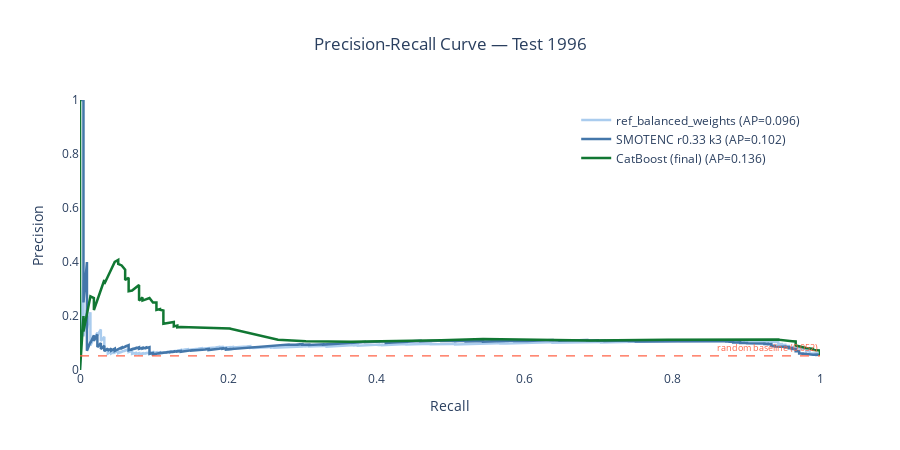

This figure's notebook cell:
### Code cell
# PR-Curve comparison of all 3 models
from sklearn.metrics import precision_recall_curve, average_precision_score

models_pr = {
    "ref_balanced_weights": (res_1996["y_true"],   res_1996["scores"]),
    "SMOTENC r0.33 k3":     (res96_smote["y_true"], res96_smote["scores"]),
    "CatBoost (final)":     (y_test_96,             p_test),
}

colors = {
    "ref_balanced_weights": "#AACCEE",
    "SMOTENC r0.33 k3":     "#4477AA",
    "CatBoost (final)":     "#117733",
}

fig = go.Figure()

for model_name, (y_true, y_score) in models_pr.items():
    prec, rec, _ = precision_recall_curve(y_true, y_score)
    ap = average_precision_score(y_true, y_score)
    fig.add_trace(go.Scatter(
        x=rec, y=prec, mode="lines",
        name=f"{model_name} (AP={ap:.3f})",
        line=dict(color=colors[model_name], width=2.5),
    ))

prevalence = float(y_test_96.mean())
fig.add_hline(
    y=prevalence, line_dash="dash", line_color="tomato", line_width=1.2,
    annotation_text=f"random baseline ({prevalence:.3f})",
    annotation_position="top right",
    annotation_font=dict(size=9, color="tomato"),
)

fig.update_layout(
    title_text="Precision-Recall Curve — Test 1996",
    title_x=0.5,
    xaxis_title="Recall", yaxis_title="Precision",
    plot_bgcolor="white", paper_bgcolor="white",
    legend=dict(x=0.98, y=0.98, xanchor="right"),
    height=450,
)
fig.update_xaxes(range=[0, 1])
fig.update_yaxes(range=[0, 1])
fig.show()

### Figure 1 — Plotly figure (JSON) as saved in the notebook; plotly's stock layout.template omitted (floating-point values rounded to 4 significant figures; data arrays with more than 128 entries replaced by an {"elided": "..."} marker saying what was removed)
{"data": [{"line": {"color": "#AACCEE", "width": 2.5}, "mode": "lines", "name": "ref_balanced_weights (AP=0.096)", "type": "scatter", "x": {"elided": "4084 float values"}, "y": {"elided": "4084 float values"}}, {"line": {"color": "#4477AA", "width": 2.5}, "mode": "lines", "name": "SMOTENC r0.33 k3 (AP=0.102)", "type": "scatter", "x": {"elided": "4084 float values"}, "y": {"elided": "4084 float values"}}, {"line": {"color": "#117733", "width": 2.5}, "mode": "lines", "name": "CatBoost (final) (AP=0.136)", "type": "scatter", "x": {"elided": "203 float values"}, "y": {"elided": "203 float values"}}], "layout": {"annotations": [{"font": {"color": "tomato", "size": 9}, "showarrow": false, "text": "random baseline (0.052)", "x": 1, "xanchor": "right", "xref": "x domain", "y": 0.05217, "yanchor": "bottom", "yref": "y"}], "height": 450, "legend": {"x": 0.98, "xanchor": "right", "y": 0.98}, "paper_bgcolor": "white", "plot_bgcolor": "white", "shapes": [{"line": {"color": "tomato", "dash": "dash", "width": 1.2}, "type": "line", "x0": 0, "x1": 1, "xref": "x domain", "y0": 0.05217, "y1": 0.05217, "yref": "y"}], "title": {"text": "Precision-Recall Curve — Test 1996", "x": 0.5}, "xaxis": {"range": [0, 1], "title": {"text": "Recall"}}, "yaxis": {"range": [0, 1], "title": {"text": "Precision"}}}}
